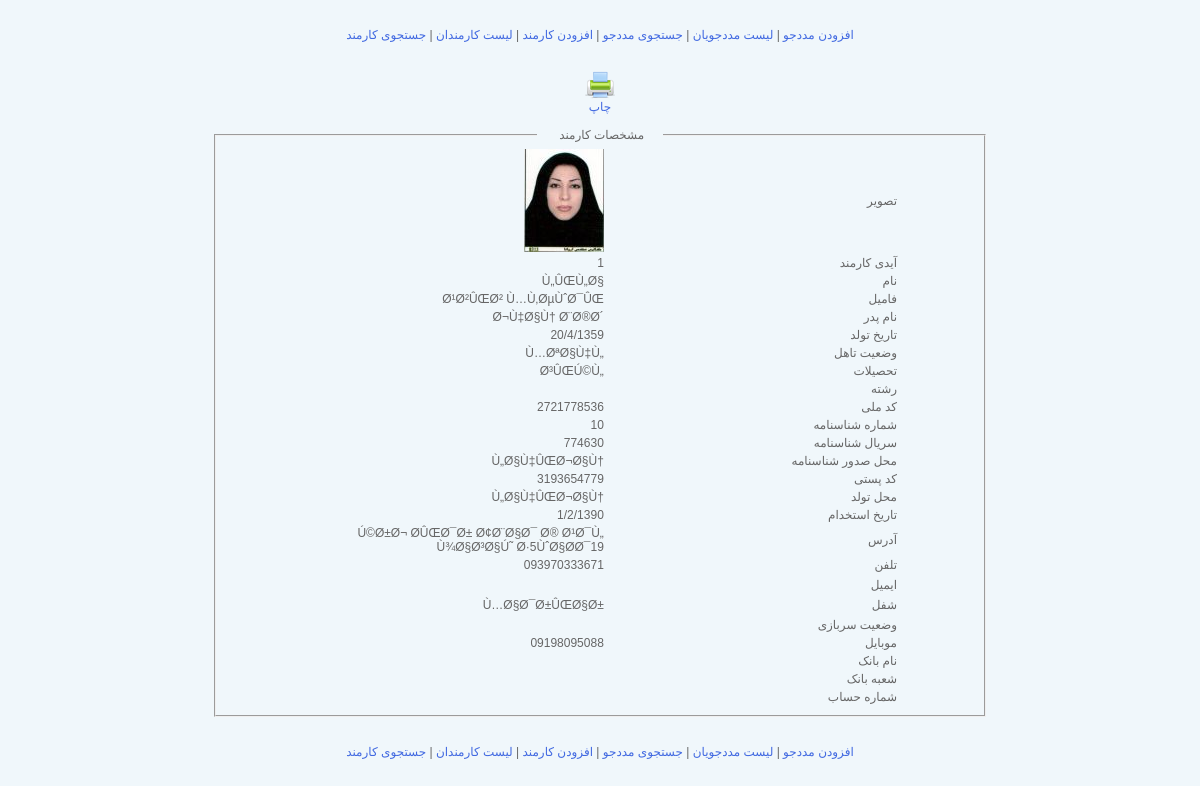
/admin/showEemployeeDetails.php?employeeId=1 (signed in), run on the app's committed database.
### tables this page shows
CREATE TABLE IF NOT EXISTS `employee` (
  `employeeId` int(20) NOT NULL,
  `name` varchar(200) NOT NULL,
  `family` varchar(200) NOT NULL,
  `father` varchar(200) NOT NULL,
  `birthday` varchar(200) NOT NULL,
  `sex` varchar(200) NOT NULL,
  `marital` varchar(200) NOT NULL,
  `education` varchar(200) NOT NULL,
  `course` varchar(200) NOT NULL,
  `melliCode` varchar(200) NOT NULL,
  `shenasNo` varchar(200) NOT NULL,
  `shenasSerial` varchar(200) NOT NULL,
  `shenasSodur` varchar(200) NOT NULL,
  `postalCode` varchar(200) NOT NULL,
  `birthplace` varchar(200) NOT NULL,
  `emloymentDate` varchar(200) NOT NULL,
  `address` varchar(1000) NOT NULL,
  `tel` varchar(200) NOT NULL,
  `mobile` varchar(200) NOT NULL,
  `bank` varchar(200) NOT NULL,
  `bankBranch` varchar(200) NOT NULL,
  `bankAccount` varchar(200) NOT NULL,
  `email` varchar(200) NOT NULL,
  `job` varchar(200) NOT NULL,
  `military` varchar(200) NOT NULL,
  `photo1` varchar(200) NOT NULL,
  `photoSource` varchar(200) NOT NULL,
  PRIMARY KEY (`employeeId`),
  KEY `employeeId` (`employeeId`)
);

### class/connection.php (called while the page is built, shortened)
<?php
class connection{
	var $link;
	function getdbSettings() {
		$dbSettings['hostName']=$hostName;
		$dbSettings['dbName']=$dbName;
		$dbSettings['dbUser']=$dbUser;
		$dbSettings['dbPass']=$dbPass;
		return $dbSettings;
	}
	function dbConnect() {
		$dbSettings=$this->getdbSettings();
		$hostName=$dbSettings['hostName'];
		$dbName=$dbSettings['dbName'];
		$dbUser=$dbSettings['dbUser'];
		$dbPass=$dbSettings['dbPass'];
		$dbConnectResult=mysql_connect($hostName, $dbUser, $dbPass);
		$this->link=$dbConnectResult;
        if (mysql_select_db($dbName,$dbConnectResult)){
		   return $dbConnectResult;}
		else{
			 $this->closeConnection();
		     return false;}
	}
	function queryRun($query){
		$con3=$this->link;
		$result3=mysql_query($query,$con3);
        if($result3){
			return $result3;}
	    else{
			$this->closeConnection();
			return false;}
	}
}
?>

### admin/showEemployeeDetails.php (the view, shortened to what this page needs)
<!DOCTYPE html PUBLIC "-//W3C//DTD XHTML 1.0 Transitional//EN" "http://www.w3.org/TR/xhtml1/DTD/xhtml1-transitional.dtd">
<html xmlns="http://www.w3.org/1999/xhtml">
<head>
<link rel="stylesheet" type="text/css" href="../themes/default/css/index.css"/>
</head>
<body>
<?php
include("header.php");
?>
<div align="center"><a href="#" onclick="window.print()"><img src="../themes/default/images/print.png" width="30" height="30" /><br />چاپ</a></div>
<br />
<?php
include('../class/connection.php');
$employeeId=$_GET['employeeId'];
$connector=new connection();
$query = "SELECT * FROM employee WHERE employeeId='$employeeId'";
$result=$connector->queryRun($query);
$num=mysql_num_rows($result);
    for($i=0;$i<$num;$i++){
        $row = mysql_fetch_array($result);
	    if($row['photo1']=='') $photo1='<img src="../themes/default/images/patientPhoto.png" width="32" height="32" />';
		else $photo1='<a href="'.$row['photoSource'].'":><img src="'.$row['photo1'].'"  /></a>';
	 echo '
<div align="center">
<fieldset style="width:750px">
<legend align="center" style="color:#666">&nbsp;&nbsp;&nbsp;&nbsp;&nbsp; مشخصات کارمند&nbsp;&nbsp;&nbsp;&nbsp;&nbsp;</legend>
<table align="center" width="600px" border="0">
	<tr>
    <td width="154" align="right">'.$photo1.'</td>
    <td width="148" align="right">تصویر</td>
  </tr>
  <tr>
    <td width="154" align="right">'.$row['employeeId'].'</td>
    <td width="148" align="right">آیدی کارمند</td>
  </tr>
  <tr>
    <td width="154" align="right">'.$row['name'].'</td>
    <td width="148" align="right">نام</td>
  </tr>
  <tr>
    <td width="154" align="right">'.$row['family'].'</td>
    <td width="148" align="right">فامیل</td>
  </tr>
  <tr>
    <td width="154" align="right">'.$row['father'].'</td>
    <td width="148" align="right">نام پدر</td>
  </tr>
  <tr>
    <td width="154" align="right">'.$row['birthday'].'</td>
    <td width="148" align="right">تاریخ تولد </td>
  </tr>
  <tr>
    <td width="154" align="right">'.$row['marital'].'</td>
    <td width="148" align="right">وضعیت تاهل</td>
  </tr>
  <tr>
    <td width="154" align="right">'.$row['education'].'</td>
    <td width="148" align="right">تحصیلات</td>
  </tr>
  <tr>
    <td width="154" align="right">'.$row['course'].'</td>
    <td width="148" align="right">رشته</td>
  </tr>
  <tr>
    <td width="154" align="right">'.$row['melliCode'].'</td>
    <td width="148" align="right">کد ملی</td>
  </tr>
  <tr>
    <td width="154" align="right">'.$row['shenasNo'].'</td>
    <td width="148" align="right">شماره شناسنامه</td>
  </tr>
  <tr>
    <td width="154" align="right">'.$row['shenasSerial'].'</td>
    <td width="148" align="right">سریال شناسنامه</td>
  </tr>
  <tr>
    <td width="154" align="right">'.$row['shenasSodur'].'</td>
    <td width="148" align="right">محل صدور شناسنامه</td>
  </tr>
  <tr>
    <td width="154" align="right">'.$row['postalCode'].'</td>
    <td width="148" align="right">کد پستی</td>
  </tr>
  <tr>
    <td width="154" align="right">'.$row['birthplace'].'</td>
    <td width="148" align="right">محل تولد</td>
  </tr>
  <tr>
    <td width="154" align="right">'.$row['emloymentDate'].'</td>
    <td width="148" align="right">تاریخ استخدام</td>
  </tr>
  <tr>
    <td width="154" align="right">'.$row['address'].'</td>
    <td width="148" align="right">آدرس</td>
  </tr>
  <tr>
    <td width="154" align="right">'.$row['tel'].'</td>
    <td width="148" align="right">تلفن</td>
  </tr>
  <tr>
  <tr>
    <td width="154" align="right">'.$row['email'].'</td>
    <td width="148" align="right">ایمیل</td>
  </tr>
  <tr>
  <tr>
    <td width="154" align="right">'.$row['job'].'</td>
    <td width="148" align="right">شفل</td>
  </tr>
  <tr>
  <tr>
    <td width="154" align="right">'.$row['military'].'</td>
    <td width="148" align="right">وضعیت سربازی</td>
  </tr>
  <tr>
    <td width="154" align="right">'.$row['mobile'].'</td>
    <td width="148" align="right">موبایل</td>
  </tr>
  <tr>
    <td width="154" align="right">'.$row['bank'].'</td>
    <td width="148" align="right">نام بانک</td>
  </tr>
  <tr>
    <td width="154" align="right">'.$row['bankBranch'].'</td>
    <td width="148" align="right">شعبه بانک</td>
  </tr>
  <tr>
    <td width="154" align="right">'.$row['bankAccount'].'</td>
    <td width="148" align="right">شماره حساب</td>
  </tr>
  </table>
  </fieldset>
</div>
	 ';
	}
    ?>
<?php
include("header.php");
?>
</body>
</html>

### themes/default/css/index.css (style rules this page uses)
body { font-family:Tahoma, Geneva, sans-serif; font-size:12px; color:#666; background:#F0F7FB; margin:0px; }
a { text-decoration:none; }
a:link { color:royalblue }
img { border:0; }

### data on the page
employee: photo1 (picture), employeeId "1", name "Ù„ÛŒÙ„Ø§", family "Ø¹Ø²ÛŒØ² Ù…Ù‚ØµÙˆØ¯ÛŒ", father "Ø¬Ù‡Ø§Ù† Ø¨Ø®Ø´", birthday "20/4/1359", marital "Ù…ØªØ§Ù‡Ù„", education "Ø³ÛŒÚ©Ù„", melliCode "2721778536", shenasNo "10", shenasSerial "774630", shenasSodur "Ù„Ø§Ù‡ÛŒØ¬Ø§Ù†", postalCode "3193654779", birthplace "Ù„Ø§Ù‡ÛŒØ¬Ø§Ù†", emloymentDate "1/2/1390", address "Ú©Ø±Ø¬ Ø­ÛŒØ¯Ø± Ø¢Ø¨Ø§Ø¯ Ø® Ø¹Ø¯Ù„ Ù¾Ø§Ø³Ø§Ú˜ Ø·5ÙˆØ§Ø­Ø¯19", tel "093970333671", job "Ù…Ø§Ø¯Ø±ÛŒØ§Ø±", mobile "09198095088"
